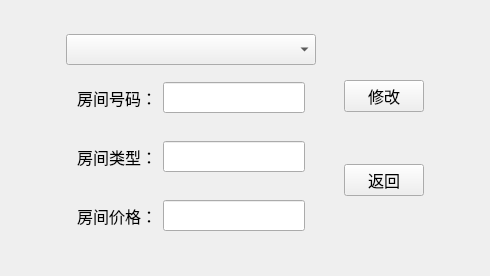
<?xml version="1.0" encoding="UTF-8"?>
<ui version="4.0">
 <class>ModifyRoomDialog</class>
 <widget class="QDialog" name="ModifyRoomDialog">
  <property name="geometry">
   <rect>
    <x>0</x>
    <y>0</y>
    <width>490</width>
    <height>276</height>
   </rect>
  </property>
  <property name="minimumSize">
   <size>
    <width>490</width>
    <height>276</height>
   </size>
  </property>
  <property name="windowTitle">
   <string>ModifyRoomDialog</string>
  </property>
  <layout class="QGridLayout" name="gridLayout">
   <item row="0" column="1">
    <spacer name="upSpacer">
     <property name="orientation">
      <enum>Qt::Vertical</enum>
     </property>
     <property name="sizeHint" stdset="0">
      <size>
       <width>20</width>
       <height>0</height>
      </size>
     </property>
    </spacer>
   </item>
   <item row="1" column="0">
    <spacer name="leftSpacer">
     <property name="orientation">
      <enum>Qt::Horizontal</enum>
     </property>
     <property name="sizeHint" stdset="0">
      <size>
       <width>29</width>
       <height>20</height>
      </size>
     </property>
    </spacer>
   </item>
   <item row="1" column="1">
    <widget class="QWidget" name="centralWidget" native="true">
     <layout class="QHBoxLayout" name="horizontalLayout_5">
      <item>
       <widget class="QWidget" name="inputPanel" native="true">
        <layout class="QVBoxLayout" name="verticalLayout_2">
         <item>
          <widget class="QComboBox" name="roomCombo">
           <property name="font">
            <font>
             <family>宋体</family>
             <pointsize>12</pointsize>
            </font>
           </property>
          </widget>
         </item>
         <item>
          <widget class="QWidget" name="numberPanel" native="true">
           <layout class="QHBoxLayout" name="horizontalLayout">
            <item>
             <widget class="QLabel" name="numberLabel">
              <property name="font">
               <font>
                <family>宋体</family>
                <pointsize>12</pointsize>
               </font>
              </property>
              <property name="text">
               <string>房间号码：</string>
              </property>
             </widget>
            </item>
            <item>
             <widget class="QLineEdit" name="numberEdit">
              <property name="minimumSize">
               <size>
                <width>0</width>
                <height>22</height>
               </size>
              </property>
              <property name="font">
               <font>
                <family>宋体</family>
                <pointsize>12</pointsize>
               </font>
              </property>
              <property name="text">
               <string/>
              </property>
             </widget>
            </item>
           </layout>
          </widget>
         </item>
         <item>
          <widget class="QWidget" name="typePanel" native="true">
           <layout class="QHBoxLayout" name="horizontalLayout_2">
            <item>
             <widget class="QLabel" name="typeLabel">
              <property name="font">
               <font>
                <family>宋体</family>
                <pointsize>12</pointsize>
               </font>
              </property>
              <property name="text">
               <string>房间类型：</string>
              </property>
             </widget>
            </item>
            <item>
             <widget class="QLineEdit" name="typeEdit">
              <property name="minimumSize">
               <size>
                <width>0</width>
                <height>22</height>
               </size>
              </property>
              <property name="font">
               <font>
                <family>宋体</family>
                <pointsize>12</pointsize>
               </font>
              </property>
              <property name="text">
               <string/>
              </property>
             </widget>
            </item>
           </layout>
          </widget>
         </item>
         <item>
          <widget class="QWidget" name="pricePanel" native="true">
           <layout class="QHBoxLayout" name="horizontalLayout_3">
            <item>
             <widget class="QLabel" name="priceLabel">
              <property name="font">
               <font>
                <family>宋体</family>
                <pointsize>12</pointsize>
               </font>
              </property>
              <property name="text">
               <string>房间价格：</string>
              </property>
             </widget>
            </item>
            <item>
             <widget class="QLineEdit" name="priceEdit">
              <property name="minimumSize">
               <size>
                <width>0</width>
                <height>22</height>
               </size>
              </property>
              <property name="font">
               <font>
                <family>宋体</family>
                <pointsize>12</pointsize>
               </font>
              </property>
              <property name="text">
               <string/>
              </property>
              <property name="readOnly">
               <bool>false</bool>
              </property>
             </widget>
            </item>
           </layout>
          </widget>
         </item>
        </layout>
       </widget>
      </item>
      <item>
       <widget class="QWidget" name="buttonPanel" native="true">
        <layout class="QVBoxLayout" name="verticalLayout">
         <item>
          <widget class="QPushButton" name="modifyButton">
           <property name="font">
            <font>
             <family>宋体</family>
             <pointsize>12</pointsize>
            </font>
           </property>
           <property name="text">
            <string>修改</string>
           </property>
           <property name="autoDefault">
            <bool>false</bool>
           </property>
          </widget>
         </item>
         <item>
          <widget class="QPushButton" name="returnButton">
           <property name="font">
            <font>
             <family>宋体</family>
             <pointsize>12</pointsize>
            </font>
           </property>
           <property name="text">
            <string>返回</string>
           </property>
           <property name="autoDefault">
            <bool>false</bool>
           </property>
          </widget>
         </item>
        </layout>
       </widget>
      </item>
     </layout>
    </widget>
   </item>
   <item row="1" column="2">
    <spacer name="rightSpacer">
     <property name="orientation">
      <enum>Qt::Horizontal</enum>
     </property>
     <property name="sizeHint" stdset="0">
      <size>
       <width>29</width>
       <height>20</height>
      </size>
     </property>
    </spacer>
   </item>
   <item row="2" column="1">
    <spacer name="downSpacer">
     <property name="orientation">
      <enum>Qt::Vertical</enum>
     </property>
     <property name="sizeType">
      <enum>QSizePolicy::Expanding</enum>
     </property>
     <property name="sizeHint" stdset="0">
      <size>
       <width>20</width>
       <height>0</height>
      </size>
     </property>
    </spacer>
   </item>
  </layout>
 </widget>
 <layoutdefault spacing="6" margin="11"/>
 <resources/>
 <connections/>
</ui>
